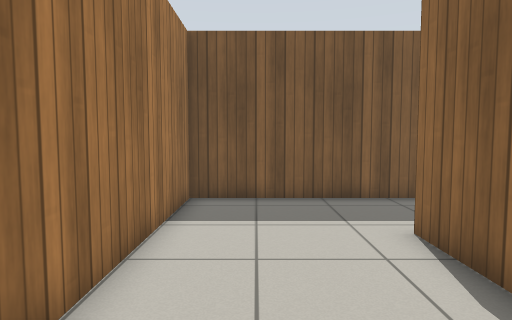
[1] (above)

18 first-person views from a walk through a Gazebo world. The camera is 0.94 m above the floor, tilts 4° down and sees 75° across. The floor is counted in squares, 0.5 m on a side. Each view is taken from the middle of a square. On the plan, view 1 faces up. The plan holds only what a view shows up to about 17 squares ahead; the rest is blank. Simple patterns stand in for the simulator's built-in surfaces.

[2]
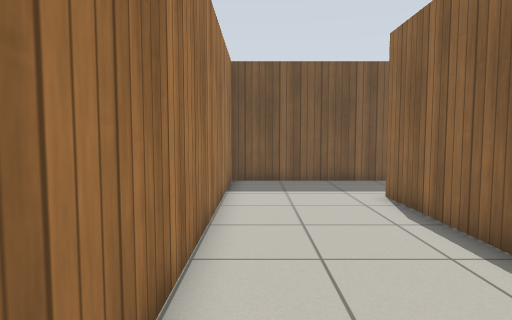

[3]
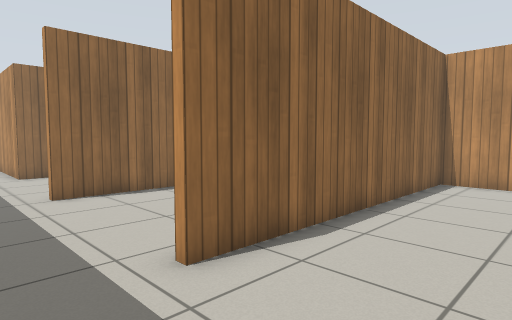

[4]
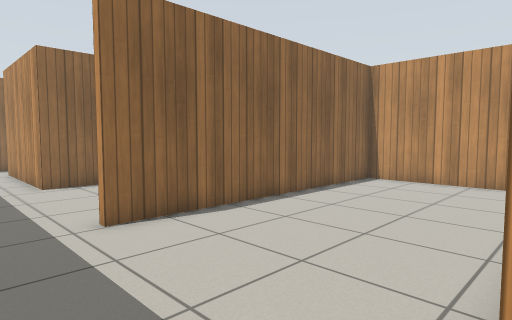

[5]
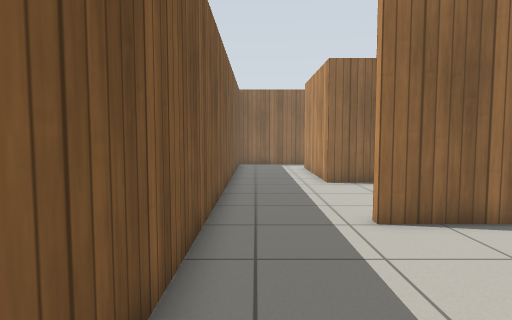

[6]
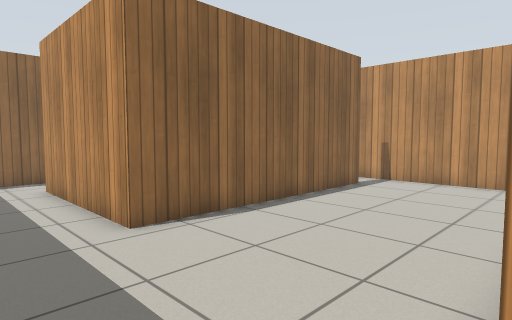

[7]
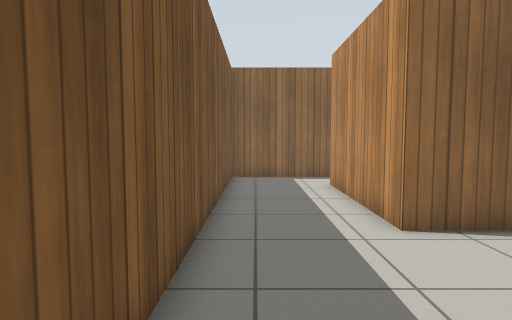

[8]
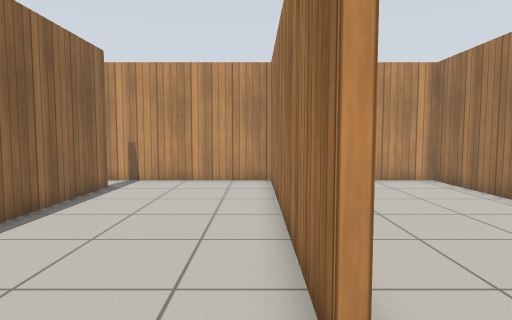

[9]
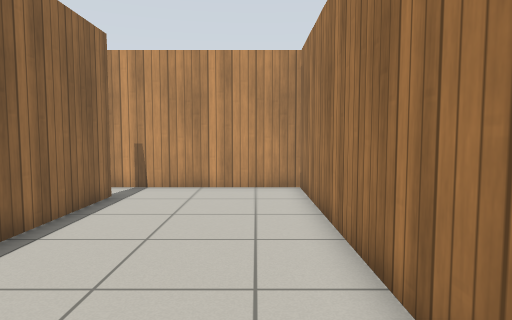

[10]
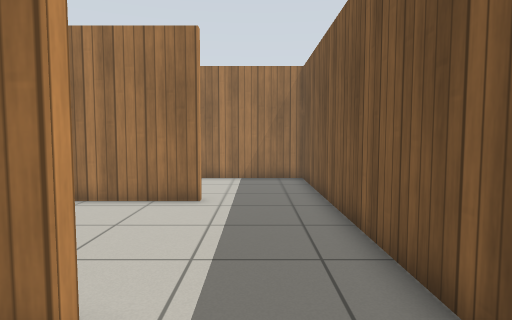

[11]
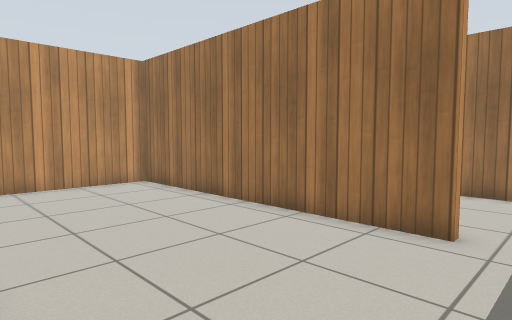

[12]
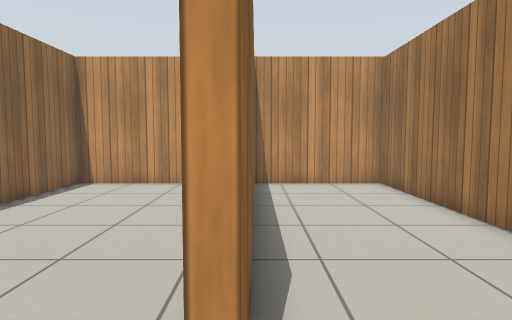

[13]
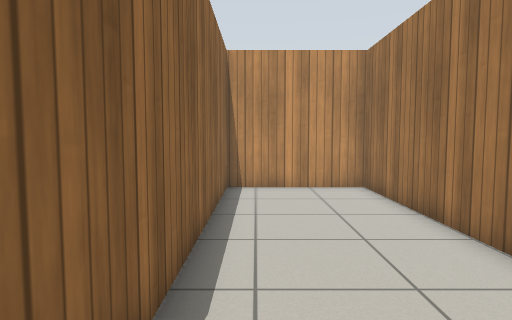

[14]
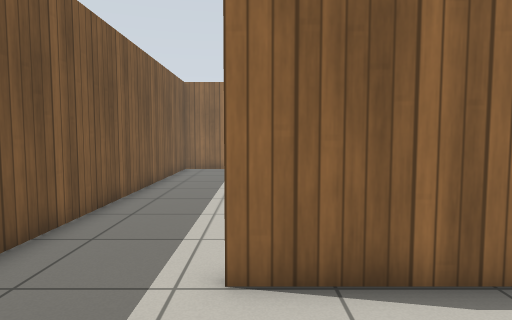

[15]
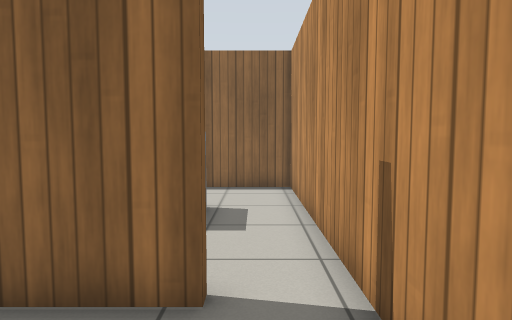

[16]
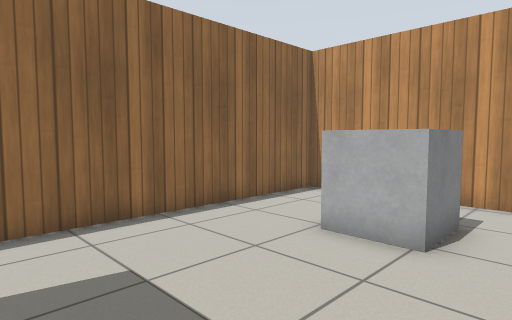

[17]
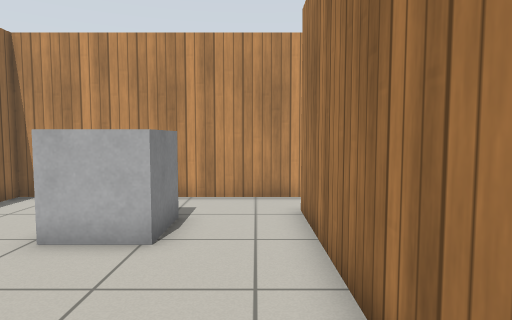

[18]
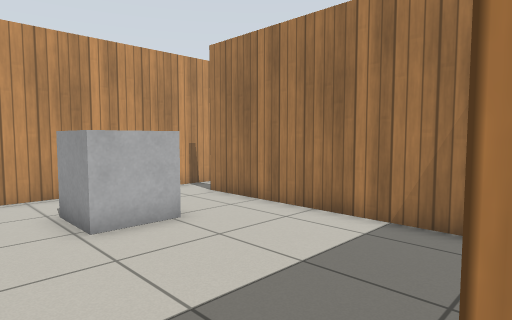

### Floor plan
Ten units are one square. View 1 is at (0, 0); x grows to the right and y downward. Boxes are objects, and circles mark ways between rooms. Rooms are numbered by the first view taken in them; rooms with no view inside come last. Other rooms are left out.
<svg viewBox="-25 -106 284 164">
<path fill="none" stroke="#000" d="M35 -101 -20 -101 -20 53 31 53 31 -64M34 -64 34 53 101 53 101 -65M105 -101 35 -101M104 -65 104 53 174 53M166 35 166 -61 231 -61M254 -54 254 -101 105 -101M169 -45 169 35M174 53 254 53 254 -54"/>
<rect x="195" y="5" width="30" height="30" fill="#bbb"><title>grey box</title></rect>
<circle cx="30" cy="-80" r="3" fill="#2a7"/>
<circle cx="100" cy="-80" r="3" fill="#2a7"/>
<circle cx="170" cy="40" r="3" fill="#2a7"/>
<circle cx="240" cy="-60" r="3" fill="#2a7"/>
<text x="10" y="-30">1</text>
<text x="70" y="-30">2</text>
<text x="150" y="-40">3</text>
<text x="210" y="-10">4</text>
</svg>
Room 1 opens to room 2. Room 2 opens to room 3. Room 3 opens to room 4.

Where each view was taken, in squares from view 1:
view 1: 0 up, 0 right, facing up
view 2: 4 down, 1 left, facing up
view 3: 9 up, 1 left, facing down-right
view 4: 9 up, 3 right, facing down-right
view 5: 9 up, 3 right, facing right
view 6: 9 up, 10 right, facing down-right
view 7: 9 up, 10 right, facing right
view 8: 9 up, 11 right, facing down
view 9: 7 up, 12 right, facing down
view 10: 8 up, 13 right, facing left
view 11: 8 up, 10 right, facing down-left
view 12: 8 up, 3 right, facing down
view 13: 7 up, 2 right, facing down
view 14: 6 up, 6 right, facing right
view 15: 4 down, 13 right, facing right
view 16: 5 up, 18 right, facing down-right
view 17: 5 up, 18 right, facing down
view 18: 6 up, 24 right, facing down-left
